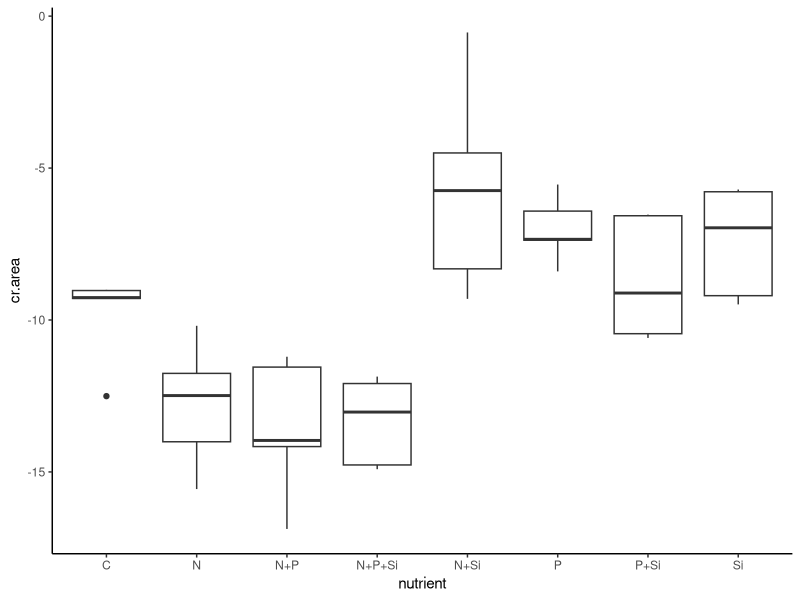
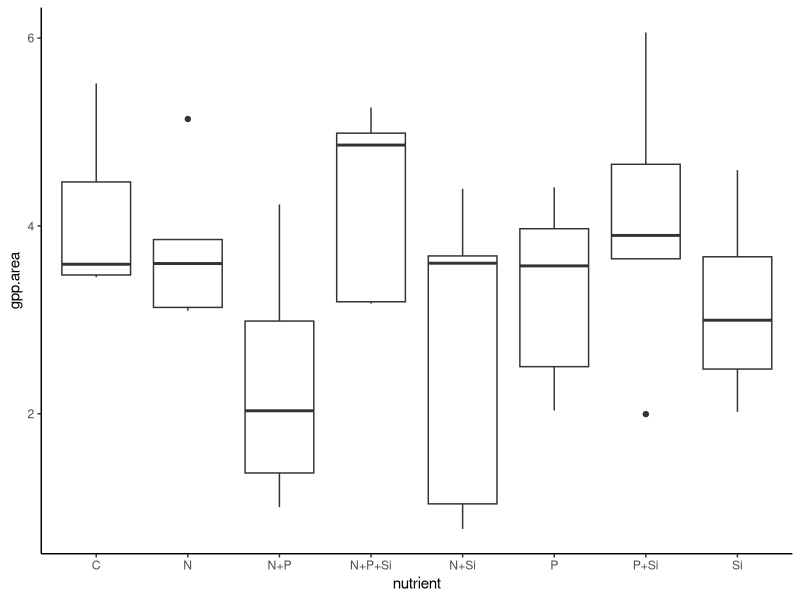
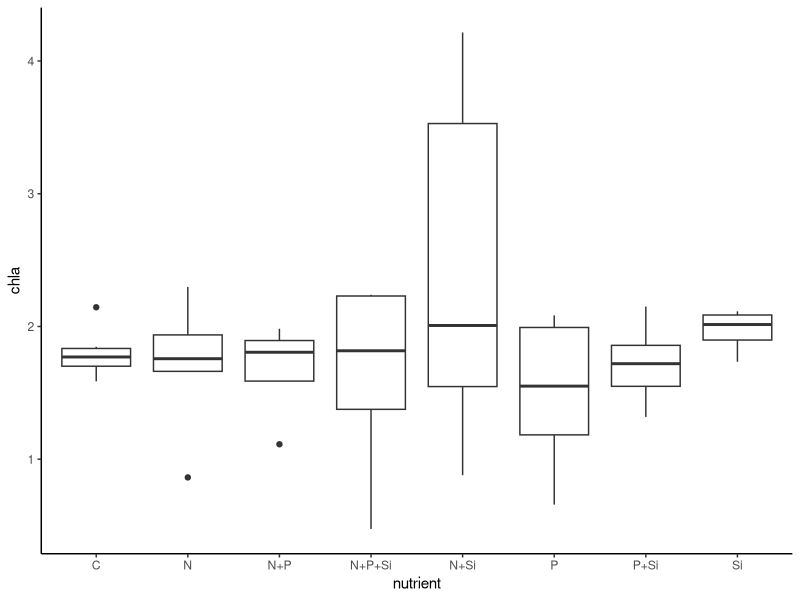
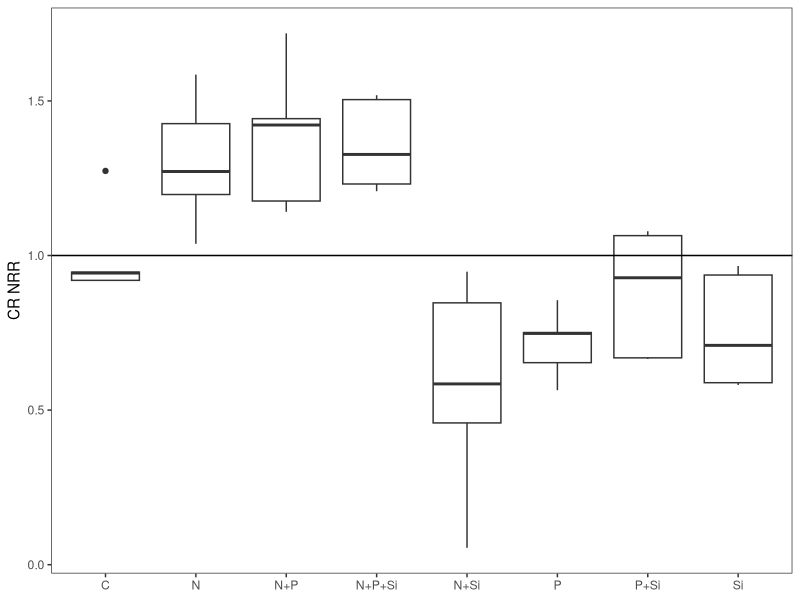
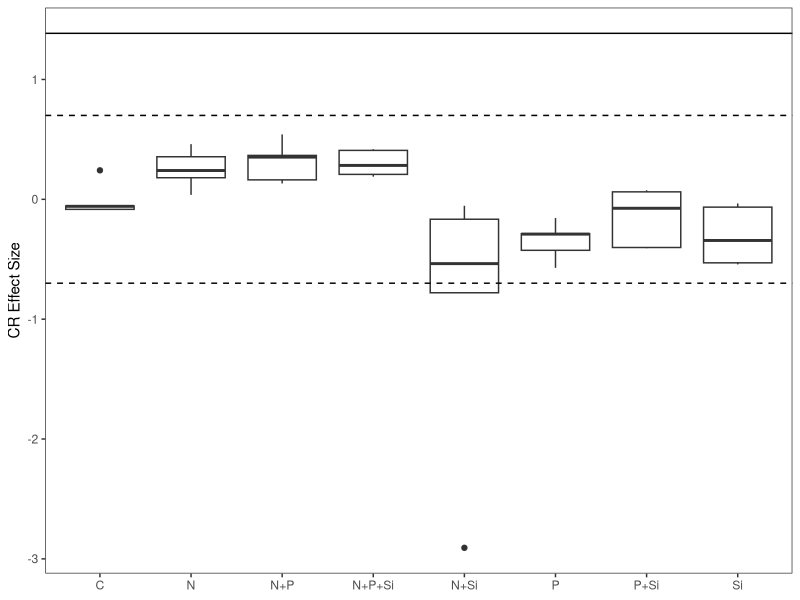
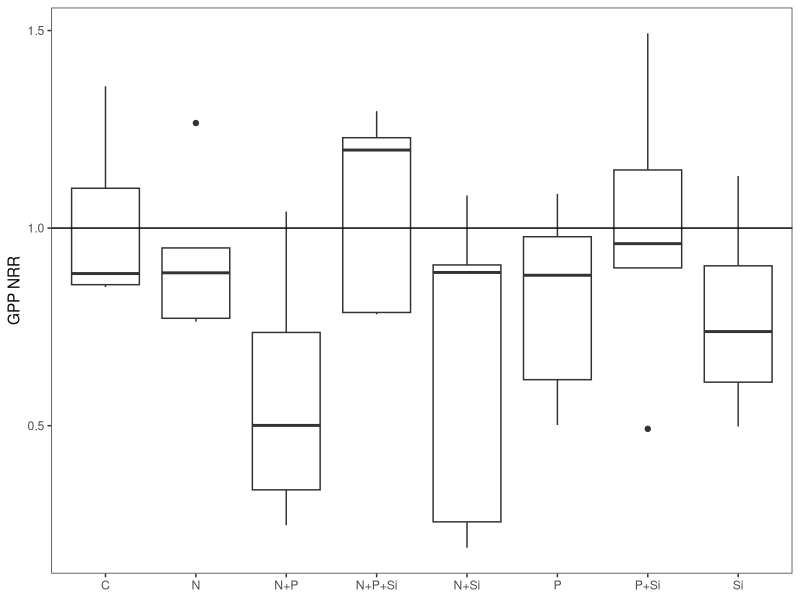
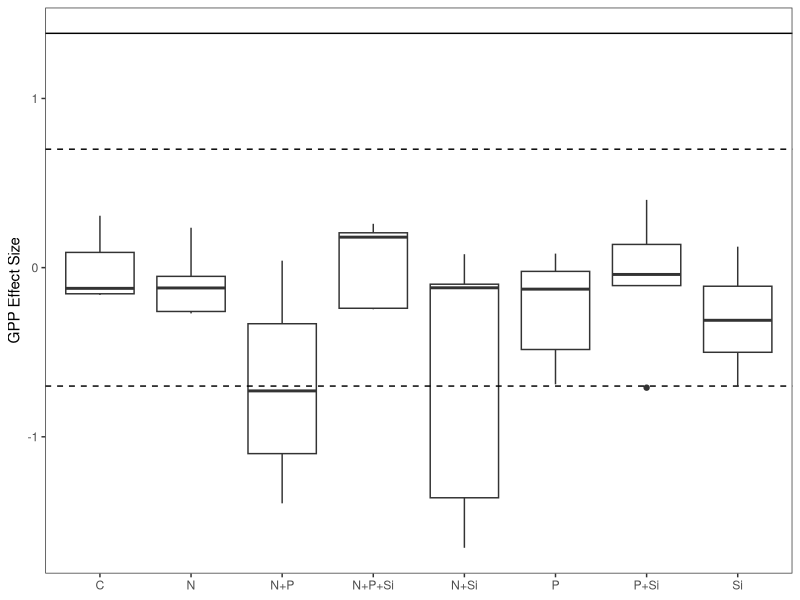
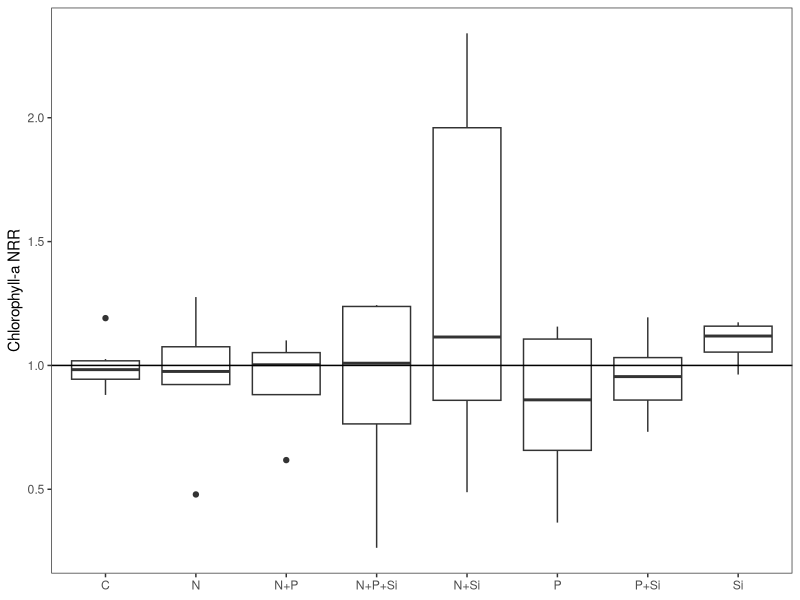

Here is the R script that generated these plots, in order: (Note: this script raises an error after producing the figures.)
#Author:  Clay Arango
#Creation date: 10-Feb-19
#Script to analyze NDS data from Summer 2018 WSB work with S. Roley and A. Alexiades

#packages
install.packages("nlme")
install.packages("nortest")
install.packages("plyr")
install.packages("dplyr")
install.packages("multcomp")
install.packages("MASS")
install.packages("ggplot2")
library(nlme)
library(nortest)
library(plyr)
library(dplyr)
library(multcomp)
library(MASS)
library(ggplot2)

#Load data
roza_summer <- read.table(file="roza_summer.csv", header=T, sep=",")

#set variable
d = roza_summer

#evaluate data to make sure factors are correct
names(d)

unique(d$nutrient) #control, N, NP, NPSi, NSi, P, PSi, Si
unique(d$N) #should be 0 and 1
unique(d$P) #should be 0 and 1
unique(d$Si) #should be 0 and 1
unique(d$top) #should be "sponge" and "glass"
#if need to change, use recode function below. 
d$top<-recode(d$top, "cellulose" ="sponge")
str(d)

#convert N and P and Si values (0 or 1 for absence or presence) to factors
d$N<-as.factor(d$N)
d$P<-as.factor(d$P)
d$Si<-as.factor(d$Si)
str(d)

#subset data into gpp and cr response
d.cr = subset(d, top=="sponge", data=d)
d.gpp = subset(d, top=="glass", data=d)

#check for outliers and check data entry before calculating CR-NRR
ggplot(d.cr, aes(x=nutrient, y=cr.area)) + geom_boxplot() + theme_classic()
#J1 entered correctly
#OK to keep in analysis

#calculate nrr for cr
x<-ddply(d.cr, "nutrient", summarise, ave_cr = mean(cr.area, na.rm=T)) 
x
d.cr$cr.nrr = d.cr$cr.area/-9.818865 #divide by control ave_cr

#check for outliers and check data entry before calculating GPP- and chla-NRR
ggplot(d.gpp, aes(x=nutrient, y=gpp.area)) + geom_boxplot() + theme_classic()
#J2 is entered correctly, P+Si are evenly spread
#A3 is missing in field

ggplot(d.gpp, aes(x=nutrient, y=chla)) + geom_boxplot() + theme_classic()
#I1, F1 are entered correctly
#A3 is missing in field

#calculate nrr for gpp and chla
x<- ddply(d.gpp, "nutrient", summarise, ave_gpp = mean(gpp.area, na.rm=T), ave_chla = mean(chla, na.rm=T)) 
x
d.gpp$gpp.nrr = d.gpp$gpp.area/4.059326 #divide by control ave_gpp
d.gpp$chla.nrr = d.gpp$chla/1.800835 #divide by control ave_chla
#use to exclude outliers
#x1<- ddply(subset(d.gpp, !(nds.id=="F6")), "nutrient", summarise, ave_chla = mean(chla_ug_cm2, na.rm=T)) 
#x1
#d.gpp$chla.nrr_1<-d.gpp$chla_ug_cm2/2.700340

#combine into one file and export
d.cr$chla.nrr<-NA
#d.cr$chla.nrr_1<-NA#for excluded outliers
d.cr$gpp.nrr<-NA
d.gpp$cr.nrr<-NA
d.nrr<-rbind(d.cr, d.gpp)
d.nrr$site.date<-"roza_summer"
d.nrr$gpp.es<-log(d.nrr$gpp.nrr)
d.nrr$cr.es<-log(d.nrr$cr.nrr)
d.nrr$chla.es<-log(d.nrr$chla.nrr)

write.table(d.nrr, "roza_summer_nrr.csv",  sep=",", quote=F, row.names =F)

###############
#plots of NRR
##############
ggplot(data=subset(d.cr, !(nutrient=="control")), aes(x=nutrient, y=cr.nrr))+geom_boxplot()+theme_bw()+
  ylab("CR NRR")+geom_abline(slope = 0, intercept = 1)+
  theme(axis.title.x=element_blank(), panel.grid.minor=element_blank(), panel.grid.major=element_blank())
#N limitation, possible Si inhibition

ggplot(data=subset(d.nrr, (top=="sponge")), aes(x=nutrient, y=cr.es))+geom_boxplot()+theme_bw()+
  ylab("CR Effect Size")+geom_hline(yintercept = 0.7, lty="dashed")+ geom_hline(yintercept = -0.7, lty="dashed")+
  geom_hline(yintercept = 1.385)+
  theme(axis.title.x=element_blank(), panel.grid.minor=element_blank(), panel.grid.major=element_blank())
#nothing over 1.385, so no significance?

ggplot(data=subset(d.gpp, !(nutrient=="control")), aes(x=nutrient, y=gpp.nrr))+geom_boxplot()+theme_bw()+
  ylab("GPP NRR")+geom_abline(slope = 0, intercept = 1)+
  theme(axis.title.x=element_blank(), panel.grid.minor=element_blank(), panel.grid.major=element_blank())
#no limitation

ggplot(data=subset(d.nrr, top =="glass"),aes(x=nutrient, y=gpp.es))+geom_boxplot()+theme_bw()+
  ylab("GPP Effect Size")+geom_hline(yintercept = 0.7, lty="dashed")+
  geom_hline(yintercept = -0.7, lty="dashed")+ geom_hline(yintercept = 1.385)+
  theme(axis.title.x=element_blank(), panel.grid.minor=element_blank(), panel.grid.major=element_blank())
#nothing over 1.385 so no significance?

ggplot(data=subset(d.gpp, !(nutrient=="control")), aes(x=nutrient, y=chla.nrr))+geom_boxplot()+theme_bw()+
  ylab("Chlorophyll-a NRR")+geom_abline(slope = 0, intercept = 1)+ 
  theme(axis.title.x=element_blank(), panel.grid.minor=element_blank(), panel.grid.major=element_blank())
#no limitation

ggplot(data=subset(d.nrr, (top=="glass")), aes(x=nutrient, y=chla.es))+geom_boxplot()+theme_bw()+
  ylab("Chla Effect Size")+ geom_hline(yintercept = 0.7, lty="dashed")+ geom_hline(yintercept = -0.7, lty="dashed")+    
  geom_hline(yintercept = 1.385)+
  theme(axis.title.x=element_blank(), panel.grid.minor=element_blank(), panel.grid.major=element_blank())
#nothing over 1.385 so no significance?

##########
#NRR Summary Files
#########

GPP_sum<-ddply(d.gpp, "nutrient", summarise, ave_nrr.gpp=mean(gpp.nrr, na.rm=T), sd_nrr.gpp=sd(gpp.nrr, na.rm=T), 
               se_nrr.gpp =(sd(gpp.nrr)/sqrt(sum(!is.na(gpp.nrr)))), 
               ci95_nrr.gpp = (1.96*(sd(gpp.nrr)/sqrt(sum(!is.na(gpp.nrr))))),
               ave_nrr.chla=mean(chla.nrr, na.rm=T), sd_nrr.chla=sd(chla.nrr, na.rm=T), 
               se_nrr.chla =(sd(chla.nrr)/sqrt(sum(!is.na(chla.nrr)))), 
               ci95_nrr.chla = (1.96*(sd(chla.nrr)/sqrt(sum(!is.na(chla.nrr))))))
CR_sum<-ddply(d.cr, "nutrient", summarise, ave_nrr.cr=mean(cr.nrr, na.rm=T), sd_nrr.cr=sd(cr.nrr, na.rm=T), 
              se_nrr.cr =(sd(cr.nrr)/sqrt(sum(!is.na(cr.nrr)))), 
              ci95_nrr.cr = (1.96*(sd(cr.nrr)/sqrt(sum(!is.na(cr.nrr))))))

#now combine into one and export
d.sum<-merge(GPP_sum, CR_sum, by="nutrient")
d.sum$site_date<-"roza_summer"
write.table(d.sum, "roza_summer_summ.csv",  sep=",", quote=F, row.names=F)

############################################################
#analyze RESPIRATION data
############################################################

M1<-gls(cr.area~N*P*Si, data=d.cr, na.action=na.omit)
E1<-residuals(M1)
qqnorm(E1)
qqline(E1)
ad.test(E1)
   #residuals are normally distributed, p=0.5626
hist(E1)  
plot(M1)

plot(filter(d.cr, !is.na(cr.area)) %>% dplyr::select(nutrient), 
     E1, xlab="nutrient", ylab="Residuals")
bartlett.test(cr.area~nutrient, data=d.cr)
   #variances are equal p=0.4874

anova(M1)
  

##########################################################
#do multiple 2 way ANOVAs to improve our ability to interpret
##########################################################
#N and P
xx = na.omit(subset(d.cr, select = c(N,P,cr.area)))
interaction.plot(xx$N, xx$P, xx$cr.area*-1)

#N and Si
xx = na.omit(subset(d.cr, select = c(N,Si,cr.area)))
interaction.plot(xx$N, xx$Si, xx$cr.area*-1)

#P and Si
xx = na.omit(subset(d.cr, select = c(P,Si,cr.area)))
interaction.plot(xx$P, xx$Si, xx$cr.area*-1)
##########################################################
##########################################################

x <- group_by(d.cr, nutrient) %>%  # Grouping function causes subsequent functions to aggregate by season and reach
  summarize(cr.mean = abs(mean(cr.area, na.rm = TRUE)), # na.rm = TRUE to remove missing values
            cr.sd=abs(sd(cr.area, na.rm = TRUE)),  # na.rm = TRUE to remove missing values
            n = sum(!is.na(cr.area)), # of observations, excluding NAs. 
            cr.se=cr.sd/sqrt(n))

ggplot(data=x, aes(x=nutrient, y=cr.mean)) + 
  geom_bar(stat="identity", position=position_dodge(), color = "black") + 
  geom_errorbar(aes(ymin=cr.mean, ymax=cr.mean+cr.se), width=0.2, 
                position=position_dodge(0.9)) + 
  xlab("Nutrient") +
  ylab(expression(Respiration~(ug~O[2]~m^{-2}~h^{-1}))) +
  ylim(0,20) +
  labs(fill="Light") +
  theme_bw() +
  theme(panel.grid.major=element_blank(),
        panel.grid.minor=element_blank(),
        legend.title=element_text(size=6),
        legend.key=element_blank(), 
        legend.position=c(0.5,0.95), 
        legend.text=element_text(size=8), 
        legend.background=element_blank(), 
        legend.direction="horizontal", 
        legend.key.size=unit(0.3, "cm"), 
        axis.title.y=element_text(size=8), 
        axis.title.x=element_text(size=8), 
        axis.text.x=element_text(size=8))

#ggsave('output/figures/Roza_summer.tiff',
#       units="in",
#       width=3.25,
#       height=3.25,
#       dpi=1200,
#       compression="lzw")

#summarize nrr
x <- group_by(d.cr, nutrient) %>%  # Grouping function causes subsequent functions to aggregate by season and reach
  summarize(cr.mean = abs(mean(cr.nrr, na.rm = TRUE)), # na.rm = TRUE to remove missing values
            cr.sd=abs(sd(cr.nrr, na.rm = TRUE)),  # na.rm = TRUE to remove missing values
            n = sum(!is.na(cr.nrr)), # of observations, excluding NAs. 
            cr.se=cr.sd/sqrt(n))

############################################################
#analyze the PRODUCTION data
############################################################

M1<-gls(gpp.area~N*P*Si, data=d.gpp, na.action=na.omit) 
E1<-residuals(M1)
qqnorm(E1)
qqline(E1)
ad.test(E1)
   #residuals are normal, p=0.5248

hist(E1, xlab="residuals", main="")
plot(M1)

plot(filter(d.gpp, !is.na(gpp.area)) %>% dplyr::select(nutrient), 
     E1, xlab="nutrient", ylab="Residuals")
bartlett.test(gpp.area~nutrient, data=d.gpp)
   #variances are equal, p=0.832

anova(M1)
  
x <- group_by(d.gpp, nutrient) %>%  # Grouping function causes subsequent functions to aggregate by season and reach
  summarize(gpp.mean = abs(mean(gpp.area, na.rm = TRUE)), # na.rm = TRUE to remove missing values
            gpp.sd=abs(sd(gpp.area, na.rm = TRUE)),  # na.rm = TRUE to remove missing values
            n = sum(!is.na(gpp.area)), # of observations, excluding NAs. 
            gpp.se=gpp.sd/sqrt(n))

ggplot(data=x, aes(x=nutrient, y=gpp.mean)) + 
  geom_bar(stat="identity", position=position_dodge(), color = "black") + 
  geom_errorbar(aes(ymin=gpp.mean, ymax=gpp.mean+gpp.se), width=0.2, 
                position=position_dodge(0.9)) + 
  xlab("Nutrient") +
  ylab(expression(Production~(ug~O[2]~m^{-2}~h^{-1}))) +
  labs(fill="Light") +
  theme_bw() +
  theme(panel.grid.major=element_blank(),
        panel.grid.minor=element_blank(), 
        legend.title=element_text(size=6), 
        legend.key=element_blank(),  
        legend.position=c(0.5,0.95),  
        legend.text=element_text(size=8),  
        legend.background=element_blank(),  
        legend.direction="horizontal",  
        legend.key.size=unit(0.3, "cm"),  
        axis.title.y=element_text(size=8),  
        axis.title.x=element_text(size=8),  
        axis.text.x=element_text(size=8))

#ggsave('output/figures/gppByNutrient.tiff',
#       units="in",
#       width=3.25,
#       height=3.25,
#       dpi=1200,
#       compression="lzw")

#summarize nrr
x <- group_by(d.gpp, nutrient) %>%  # Grouping function causes subsequent functions to aggregate by season and reach
  summarize(gpp.mean = abs(mean(gpp.nrr, na.rm = TRUE)), # na.rm = TRUE to remove missing values
            gpp.sd=abs(sd(gpp.nrr, na.rm = TRUE)),  # na.rm = TRUE to remove missing values
            n = sum(!is.na(gpp.nrr)), # of observations, excluding NAs. 
            gpp.se=gpp.sd/sqrt(n))

############################################################
#analyze the CHL-A biomass on disks

M1<-gls(chla~N*P*Si, data=d.gpp, na.action=na.omit) 
E1<-residuals(M1)
qqnorm(E1)
qqline(E1)
ad.test(E1)
#residuals are normal, p=0.06435

hist(E1, xlab="residuals", main="")
plot(M1)

plot(filter(d.gpp, !is.na(gpp.area)) %>% dplyr::select(nutrient), 
     E1, xlab="nutrient", ylab="Residuals")
bartlett.test(gpp.area~nutrient, data=d.gpp)
#variances are equal, p=0.832

anova(M1)

##########################################################
#do multiple 2 way ANOVAs to improve our ability to interpret
##########################################################
#N and P
xx = na.omit(subset(d.gpp, select = c(N,P,chla)))
interaction.plot(xx$N, xx$P, xx$chla)

#N and Si
xx = na.omit(subset(d.gpp, select = c(N,Si,chla)))
interaction.plot(xx$N, xx$Si, xx$chla)

interaction.plot(d.cr$N, d.cr$Si, d.cr$cr.area)

#P and Si
xx = na.omit(subset(d.gpp, select = c(P,Si,chla)))
interaction.plot(xx$P, xx$Si, xx$chla)
